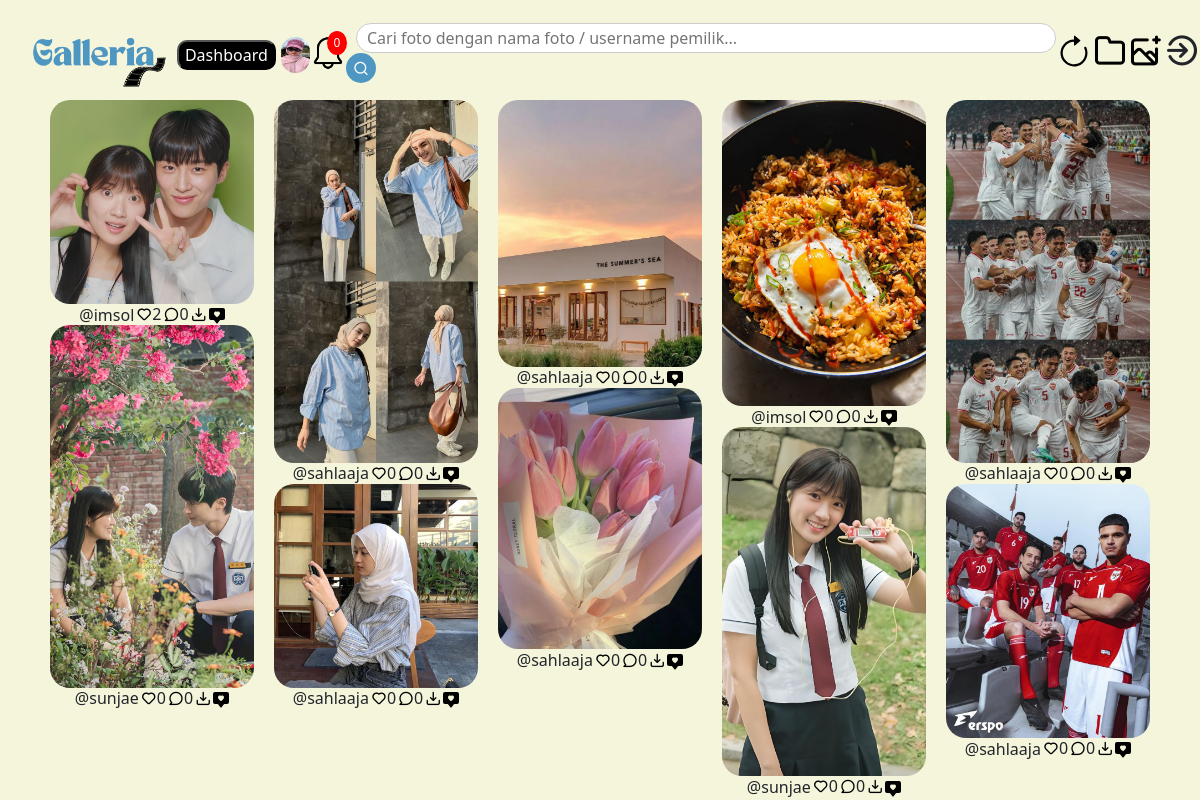
Page /dashboard.php (signed in) on the committed database.
### tables this page shows
CREATE TABLE `user` (
  `user_id` int(11) NOT NULL,
  `role_id` int(11) NOT NULL,
  `username` varchar(255) NOT NULL,
  `password` varchar(255) NOT NULL,
  `email` varchar(255) NOT NULL,
  `name` varchar(255) NOT NULL,
  `alamat` text NOT NULL,
  `foto_profil` varchar(255) NOT NULL,
  `verifikasi` int(11) NOT NULL
);

CREATE TABLE `foto` (
  `foto_id` int(11) NOT NULL,
  `judul_foto` varchar(255) NOT NULL,
  `deskripsi` text NOT NULL,
  `tanggal_unggah` date NOT NULL,
  `lokasi_file` varchar(255) NOT NULL,
  `album_id` int(11) NOT NULL,
  `user_id` int(11) NOT NULL
);

### dashboard.php (the view, shortened to what this page needs)
<?php
include "header.php";
$id = $_SESSION['id'];
$role = $_SESSION['role'];
?>
<!DOCTYPE html>
<html lang="en">
<head>
    <link rel="stylesheet" href="asset.css">
</head>
<body>
    <div class="card-container">
        <?php
        if (isset($_POST['search'])) {
            $search = mysqli_real_escape_string($conn, $_POST['isi']);
            $query = "SELECT * FROM `foto` INNER JOIN `user` ON `foto`.`user_id` = `user`.`user_id` WHERE `judul_foto` LIKE '%$search%' OR `username` LIKE '%$search%'";
        } else {
            $query = "SELECT * FROM `foto` INNER JOIN `user` ON `foto`.`user_id` = `user`.`user_id`";
        }
        $hasil = mysqli_query($conn, $query);
        while ($row = mysqli_fetch_assoc($hasil)) :
            $total = $row['foto_id'];
            $query_komentar_count = mysqli_query($conn, "SELECT COUNT(*) AS total_komentar FROM `komentar_foto` WHERE `foto_id` = $total");
            $row_komentar_count = mysqli_fetch_assoc($query_komentar_count);
            $total_komentar = $row_komentar_count['total_komentar'];
            $query_like_count = mysqli_query($conn, "SELECT COUNT(*) AS total_like FROM `like_foto` WHERE `foto_id` = $total");
            $row_like_count = mysqli_fetch_assoc($query_like_count);
            $total_like = $row_like_count['total_like'];
            $query_check = mysqli_query($conn, "SELECT * FROM `like_foto` WHERE `foto_id` = $total AND `user_id` = $id");
        ?>
            <div class="card_box">
                <div class="card-foto">
                    <img src="Asset/img/<?php echo $row['lokasi_file'] ?>" class="img-fluid" style="max-width: 100%; height:auto; display:block; border-radius:20px;">
                </div>
                <center>
                    <table>
                        <tr>
                            <td>
                                @<?php echo $row['username'] ?>
                            </td>
                            <?php if ($is_like = mysqli_num_rows($query_check) > 0) { ?>
                                <td><span><a href="like.php?id=<?php echo $row['foto_id'] ?>"><img src="Asset/icon/heart.png" width="16px" height="16px"></a></span></td>
                                <td><?php echo $total_like ?></td>
                            <?php } else { ?>
                                <td><span><a href="like.php?id=<?php echo $row['foto_id'] ?>"><i class="uil uil-heart" title="Like"></i></a><?php echo $total_like ?></span></td>
                            <?php } ?>
                            <td><span><a href="detail_foto.php?id=<?php echo $row['foto_id'] ?>"><i class="uil uil-comment" title="comment"></i></a><?php echo $total_komentar ?></span></td>
                            <?php if ($role == 'USER') { ?>
                                <td><span><a href="unduh.php?file=<?php echo $row['lokasi_file'] ?>" onclick="return confirm('Apakah  anda ingin mengunduh foto ini?')"><i class="uil uil-import" title="download"></i></a></span></td>
                            <?php } else { ?>
                                <td><span><a href="delete.php?id=<?php echo $row['foto_id'] ?>" onclick="return confirm('Apakah anda yakin akan menghapus foto ini?')"><i class="uil uil-trash"></i></a></span></td>
                            <?php } ?>
                            <td><img src="Asset/icon/elipsis.svg" width="16px" height="16px" title="Detail like" style="margin-top: 3px; cursor:pointer;" class="openModal" data-id="<?php echo $row['foto_id'] ?>"></td>
                        </tr>
                    </table>
                </center>
            </div>
        <?php endwhile; ?>
    </div>
</body>
</html>

### header.php (shortened to what this page needs)
<?php
include "connection.php";
$id = $_SESSION['id'];
$role = $_SESSION['role'];
?>
<!DOCTYPE html>
<html lang="en">
<head>
    <link rel="stylesheet" href="https://unicons.iconscout.com/release/v4.0.8/css/line.css">
    <link rel="stylesheet" href="Asset/bootstrap/dist/css/bootstrap.min.css">
</head>
<body>
    <?php
    if ($role == 'USER') {
        $query = mysqli_query($conn, "SELECT * FROM `user` WHERE `user_id` = $id");
        $row = mysqli_fetch_array($query);
        $query2 = mysqli_query($conn, "SELECT COUNT(*) AS unread FROM `notifikasi` WHERE `penerima_id` = $id AND `pengirim_id` != $id AND `is_read` = 0");
        $row2 = mysqli_fetch_array($query2);
    ?>
        <div class="header">
            <img src="Asset/img/logo.png" class="logo">
            <button class="button_menu"><a href="dashboard.php" class="a">Dashboard</a></button>
          <img src="Asset/img/<?php echo $row['foto_profil'] ?>" width="36px" height="36px" style="border-radius:20px; margin-left:5px; margin-top:10px;" class="openModalProfil" data-id="<?php echo $row['user_id']?>">
            <div class="notification-icon">
            <span><a href="notifikasi.php"><img src="Asset/icon/bell.png" width="36px" height="36px"></a></span>
            <div class="notification-count"><?php echo $row2['unread']?></div>
            </div>
            <form method="POST" action="search.php">
                <input type="text" name="isi" placeholder="Cari foto dengan nama foto / username pemilik..." required style="margin-left:10px;" class="text1">
                <button type="submit" name="search" class="button"><center><i class="uil uil-search"></i></center></button>
            </form>
            <img src="Asset/icon/reset.svg" width="36px" height="36px" style="cursor:pointer; margin-top:5px;" title="reset" name="reset" onclick="resetSearch()">
            <span><a href="album.php"><i class="uil uil-folder" style="font-size: 36px;" title="Album"></i></a></span>
            <span><a href="upload-foto.php"><i class="uil uil-image-plus" style="font-size: 36px;" title="Upload foto"></i></a></span>
            <span><i class="uil uil-sign-out-alt" style="font-size:36px;" title="logout" onclick="confirmLogout()"></i></span>
        </div>
    <?php } ?>
</body>
</html>

### asset.css (style rules this page uses)
body { background-color: beige; }
.logo { width: 200px; height: 100px; }
.header { margin-left: 10px; display: flex; align-items: center; }
.card-container { column-count: 5; grid-template-columns: repeat(auto-fill, minmax(200px, 1fr)); grid-auto-flow: dense; height: auto; gap: 20px; padding-left: 50px; padding-right: 50px; }
.card-container .card_box { break-inside: avoid; }
.card-foto { width: 100%; height: auto; transition: filter 0.3s ease; cursor: pointer; }
a { color: black; }
.button_menu { width: 100px; height: 30px; background-color: black; color: white; border-radius: 10px; margin-top: 10px; }
.notification-icon { position: relative; display: inline-block; font-size: 30px; }
.notification-count { position: absolute; top: 3px; right: -1px; background-color: red; color: white; font-size: 12px; padding: 3px 6px; border-radius: 60%; min-width: 20px; text-align: center; }

### header.php (style rules this page uses)
.text1 { width: 700px; height: 30px; padding: 10px; border: 1px solid #ccc; border-radius: 20px; margin-top: 5px; }
.button { width: 30px; height: 30px; background-color: #4e97c2; color: white; border: none; cursor: pointer; border-radius: 20px; }
.a { color: white; text-decoration: none; }
tr { padding: 5px; }
td { line-height: 1; }

### rows in the picture
user: foto_profil (picture)
foto: lokasi_file (picture), user.username "imsol", total_like "2", total_komentar "0"
foto: lokasi_file (picture), user.username "sunjae", total_like "0", total_komentar "0"
foto: lokasi_file (picture), user.username "sahlaaja", total_like "0", total_komentar "0"
foto: lokasi_file (picture), user.username "sahlaaja", total_like "0", total_komentar "0"
foto: lokasi_file (picture), user.username "sahlaaja", total_like "0", total_komentar "0"
foto: lokasi_file (picture), user.username "sahlaaja", total_like "0", total_komentar "0"
foto: lokasi_file (picture), user.username "imsol", total_like "0", total_komentar "0"
foto: lokasi_file (picture), user.username "sunjae", total_like "0", total_komentar "0"
foto: lokasi_file (picture), user.username "sahlaaja", total_like "0", total_komentar "0"
foto: lokasi_file (picture), user.username "sahlaaja", total_like "0", total_komentar "0"

### other values in the picture
$row2['unread'] "0"
